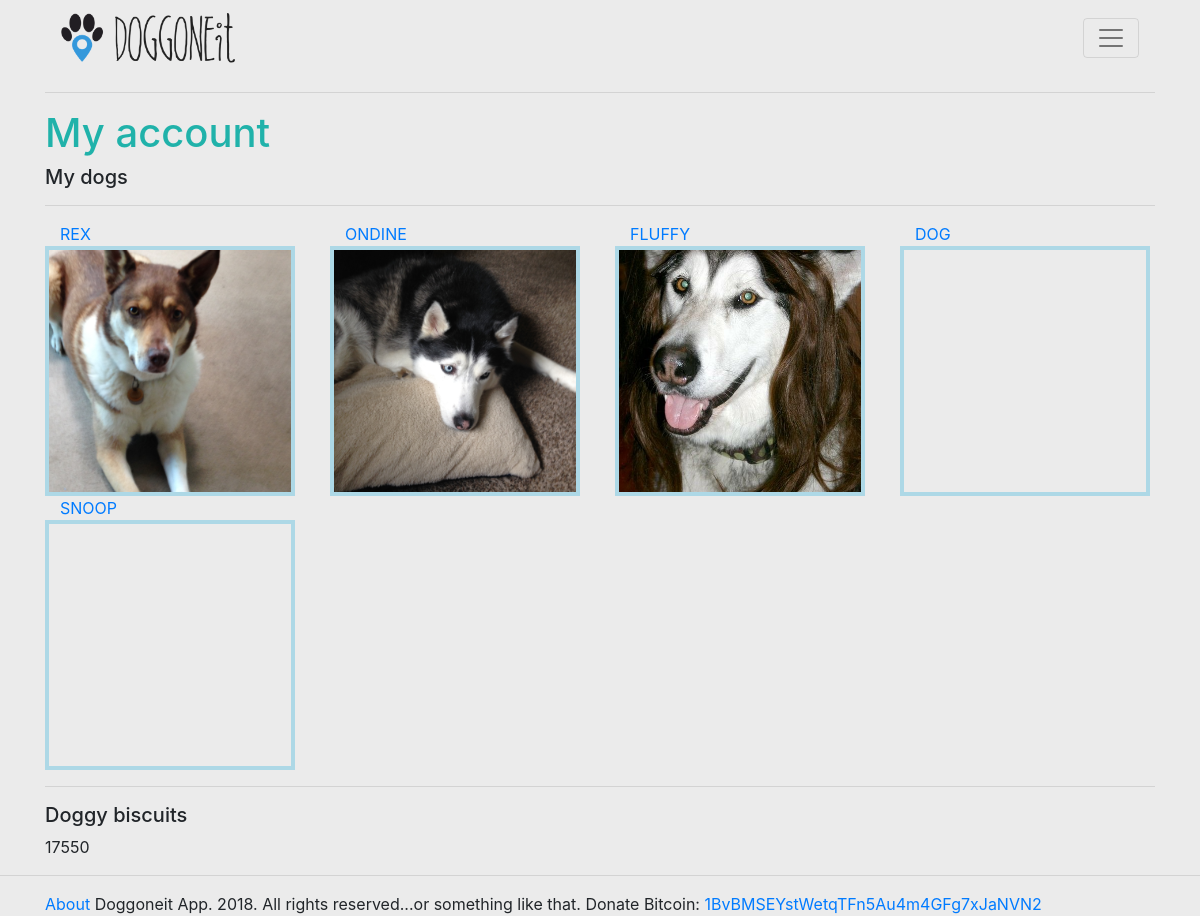
/myaccount/ (signed in), run on an earlier commit of the app's database.
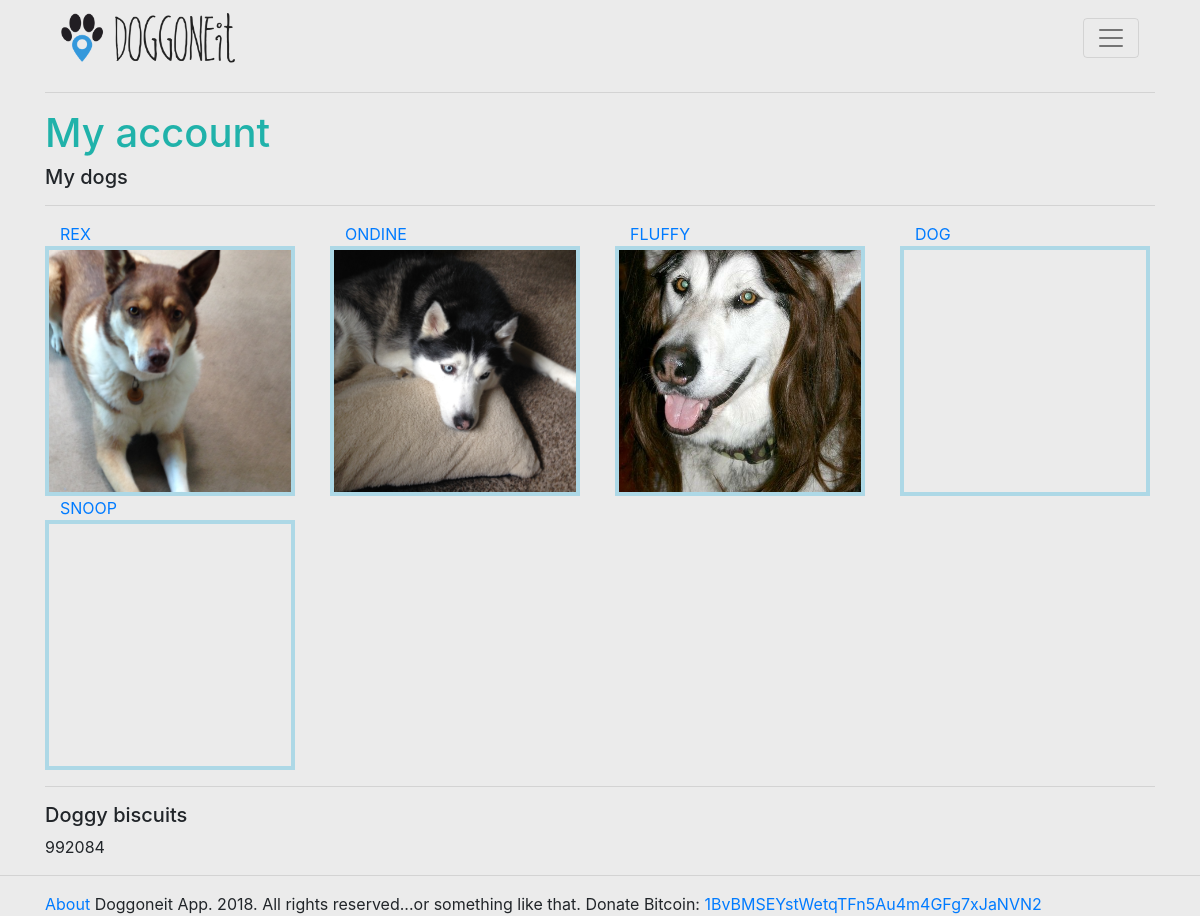
And on a later commit of the database.
### doggonnitapp/models.py (models this page shows, shortened)
class UserProfile(models.Model):
    address = models.CharField(max_length=50)
    city = models.CharField(max_length=25)
    state = models.CharField(max_length=25)
    points = models.PositiveIntegerField()
    user = models.OneToOneField(User, on_delete=models.CASCADE)
    latitude = models.FloatField()
    longitude = models.FloatField()

### doggonnitapp/views.py (the view)
# urls.py: url(r'^myaccount/$', views.myaccount, name='myaccount'),
def myaccount(request):
    print(request.user)
    profile = get_object_or_404(UserProfile, user=request.user)
    dogs = DogProfile.objects.filter(user=request.user)
    return render(request, 'doggonnitapp/myaccount.html', {'profile':profile, 'dogs':dogs})

### doggonnitapp/templates/doggonnitapp/myaccount.html
{% extends 'doggonnitapp/base.html' %}
{% block content %}
<div class="container">
    <h1>My account</h1>
    <h5>My dogs</h5>
    <hr/>
    <div class="row">
    {% for dog in dogs %}
        <div class="col">
            <a href="{% url 'doggonnitapp:dog_profile' dog.id %}" class="col">{{dog.name.upper}}</a>
            <div class="dog_img" style="background: url({{MEDIA_URL}}{{ dog.dog_image }}) 50% 50% no-repeat; width:250px; height:250px; background-size: cover"></div>
        </div>
    {% endfor %}
    </div>
    <hr/>
    <h5>Doggy biscuits</h5>
    {{profile.points}}
</div>
{% endblock %}

What changed in the data, as far as the page shows it:
changed UserProfile: points "17550" → "992084"
